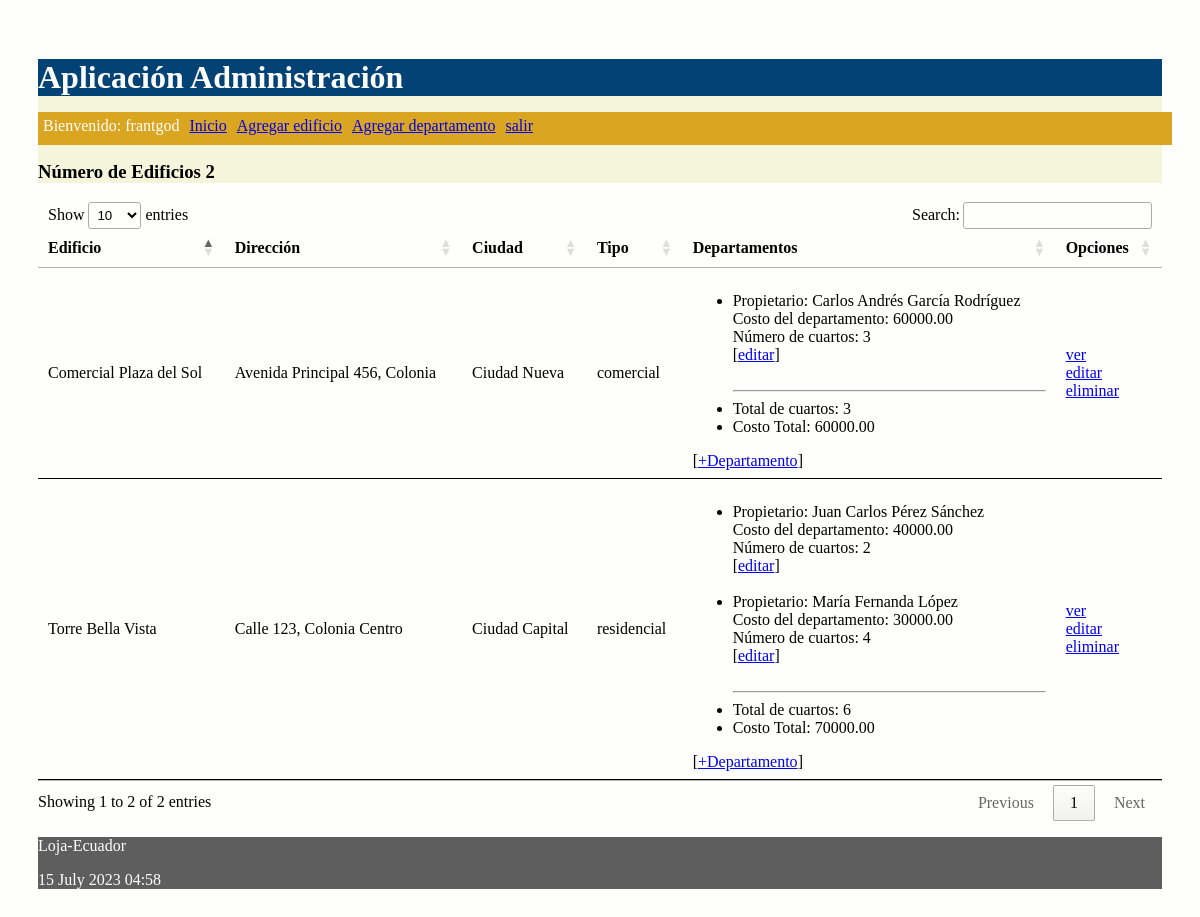
The page / (signed in) on the database its author committed.
### proyecto/models.py (models this page shows, shortened)
class Edificio(models.Model):
    opciones_tipo_edificio = (
        ('residencial', 'Residencial'),
        ('comercial', 'Comercial')
    )
    nombre = models.CharField(max_length=30)
    direccion = models.CharField(max_length=30)
    ciudad = models.CharField(max_length=30)
    tipo = models.CharField(max_length=30, choices=opciones_tipo_edificio)
    def get_nro_cuartos_total(self):
        cantidadTotal = [d.nro_cuartos for d in self.departamentos.all()]
        cantidadTotal = sum(cantidadTotal)
        return cantidadTotal
    def get_costo_total(self):
        costoTotal = [d.costo for d in self.departamentos.all()]
        costoTotal = sum(costoTotal)
        return costoTotal

class Departamento(models.Model):
    propietario = models.CharField(max_length=100)
    costo = models.DecimalField(max_digits= 8, decimal_places= 2)
    nro_cuartos =  models.IntegerField("Número de cuartos")
    edificio = models.ForeignKey(Edificio, on_delete=models.CASCADE,
            related_name="departamentos")

### proyecto/views.py (the view)
# urls.py: path('', views.index, name='index'),
def index(request):
    edificios = Edificio.objects.all()
    diccionario = {'edificios': edificios, 'numero_edificios': len(edificios)}
    return render(request, 'index.html', diccionario)

### proyecto/templates/index.html (shortened to what this page needs)
{% extends "master.html" %}
{% block content %}
<h3>Número de Edificios {{ numero_edificios }}</h3>
<table id="tabla_datos">
  <thead>
    <tr>
      <th>Edificio</th>
      <th>Dirección</th>
      <th>Ciudad</th>
      <th>Tipo</th>
      <th>Departamentos</th>
      <th>Opciones</th>
    </tr>
  </thead>
  {% for e in edificios %}
  <tr>
    <td> {{e.nombre}} </td>
    <td> {{e.direccion}} </td>
    <td> {{e.ciudad}}</td>
    <td> {{e.tipo}}</td>
    <td>
      <ul>
        {% for d in e.departamentos.all %}
          <li>
            <span>
              Propietario: {{d.propietario}}<br>
              Costo del departamento: {{d.costo}}<br>
              Número de cuartos: {{d.nro_cuartos}}
            </span><br>
            [<a href="{% url 'editar_departamento' d.id %}">editar</a>]
          </li>
          <br>
        {% endfor %}
        <hr>
        <li>
          Total de cuartos: {{e.get_nro_cuartos_total}}
        </li>
        <li>
          Costo Total: {{e.get_costo_total}}
        </li>
      </ul>
        [<a href="{% url 'crear_departamento_edificio' e.id%}">+Departamento</a>]
    </td>
    <td>
      <a href="{% url 'obtener_edificio' e.id %}">ver</a> <br>
      <a href="{% url 'editar_edificio' e.id %}">editar</a> <br>
      <a href="{% url 'eliminar_edificio' e.id %}"
      onclick="return confirm('¿Está seguro de la eliminación?')" >
      eliminar</a>
    </td>
  </tr>
  {% endfor %}
</table>
{% endblock %}

### proyecto/templates/master.html (shortened to what this page needs)
<!DOCTYPE html>
<html>
  <head>
    {% load static %}
    <link rel="stylesheet" type="text/css" href="{% static 'css/estilos.css' %}">
    <link rel="stylesheet" type="text/css" href="https://cdn.datatables.net/1.10.25/css/jquery.dataTables.min.css">
  </head>
  <body>
    <header>
      <h1>Aplicación Administración</h1>
      <nav class="top_menu">
        <ul>
          {% if user.is_authenticated %}
          <li> <span class="nombre_usuario"> Bienvenido: {{user.username}} </span></li>
          {% endif %}
          <li><a href="{% url 'index' %}">Inicio</a></li>
          <li><a href="{% url 'crear_edificio' %}">Agregar edificio</a></li>
          <li><a href="{% url 'crear_departamento' %}">Agregar departamento</a></li>
          {% if user.is_authenticated %}
          <li><a href="{% url 'logout_view' %}">salir</a></li>
          {% else %}
          <li>[<a href="{% url 'login' %}">ingresar</a>]</li>
          {% endif %}
        </ul>
      </nav>
    </header>
    <section>
      {% block content %}
      {% endblock %}
    </section>
    <footer>
      <p>Loja-Ecuador</p>
      <p>{% now "j F Y H:i" %}</p>
    </footer>
  </body>
</html>

### proyecto/static/css/estilos.css (style rules this page uses)
body { background: #FEFEFD; padding: 30px; }
header { background: #034275; color: #FFF; }
section { width: 100%; }
h1 { margin-bottom: 0px; }
h3 { margin-top: 0px; background-color: beige; }
th, td { padding: 15px; border-bottom: 1px solid black; }
.top_menu ul { background: goldenrod; list-style:none; float:left; padding: 5px; width:100%; }
.top_menu ul li { float:left; margin-right:10px; margin-bottom:5px; text: #FFF; }
footer { background: #5E5E5E; color: #FFF; }

### rows shown on the page
Edificio: nombre "Torre Bella Vista", direccion "Calle 123, Colonia Centro", ciudad "Ciudad Capital", tipo "residencial", get_nro_cuartos_total "6", get_costo_total "70000.00"
Departamento: propietario "Juan Carlos Pérez Sánchez", costo "40000.00", nro_cuartos "2"
Departamento: propietario "María Fernanda López", costo "30000.00", nro_cuartos "4"
Edificio: nombre "Comercial Plaza del Sol", direccion "Avenida Principal 456, Colonia", ciudad "Ciudad Nueva", tipo "comercial", get_nro_cuartos_total "3", get_costo_total "60000.00"
Departamento: propietario "Carlos Andrés García Rodríguez", costo "60000.00", nro_cuartos "3"

### other values the page prints
{{ user.username }} "frantgod"
{{ numero_edificios }} "2"
